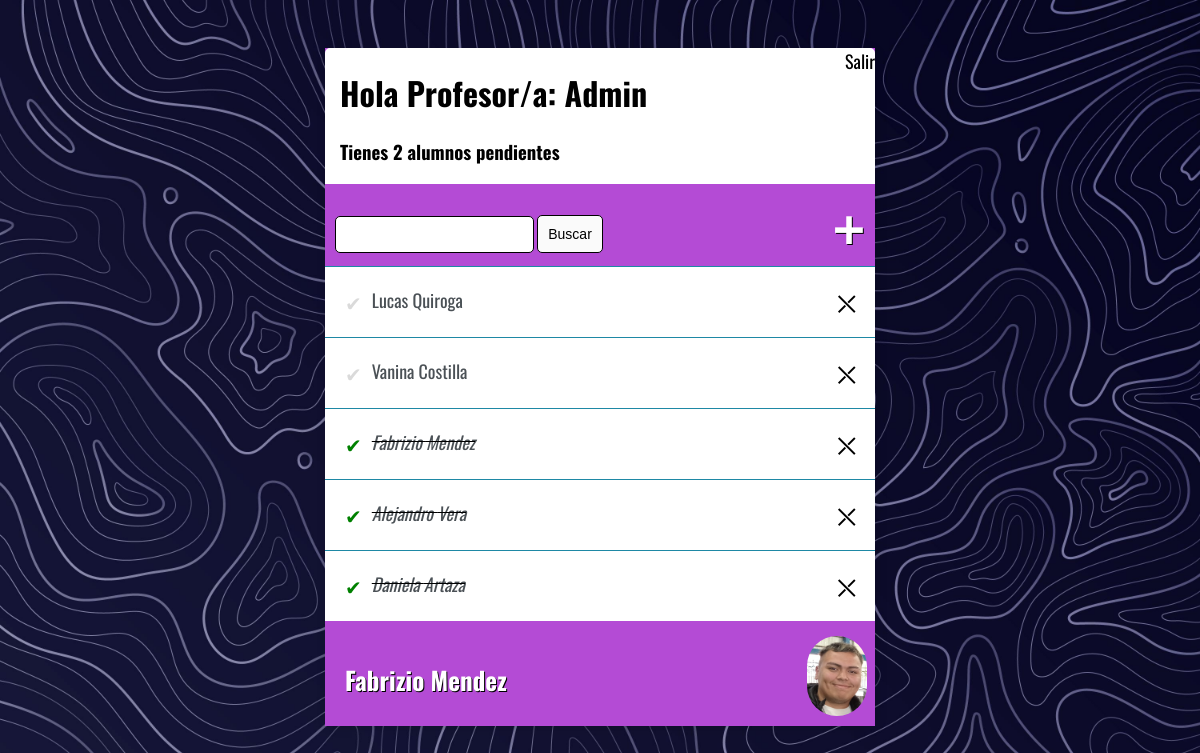
/ (signed in), run on the app's committed database.
### base/models.py (models this page shows, shortened)
class Alumno(models.Model):
    usuario =models.ForeignKey(User,
                                on_delete=models.CASCADE,
                                null= True,
                                blank=True)
    nombre =models.CharField(max_length=200)
    apellido =models.CharField(max_length=200)
    completo =models.BooleanField(default=False)
    creado =models.DateTimeField(auto_now_add=True)
    class Meta:
        ordering = ["completo"]

### base/views.py (the view)
# urls.py: urlpatterns=[path("",ListaAlumnos.as_view(), name="alumnos"),
class ListaAlumnos(LoginRequiredMixin,ListView):
    model= Alumno
    context_object_name = 'alumnos'
    def get_context_data(self, **kwargs):
        context=super().get_context_data(**kwargs)
        context['alumnos'] = context['alumnos'].filter(usuario=self.request.user)
        context['count'] = context['alumnos'].filter(completo=False).count()
        valor_buscado = self.request.GET.get('area-buscar') or ''
        if valor_buscado:
            context['alumnos'] = context['alumnos'].filter(nombre__icontains=valor_buscado)
        context['valor_buscado'] = valor_buscado
        return context

### base/templates/base/alumno_list.html
{% extends 'base/principal.html' %}
{% block content %}
{% load static %}
<div class="barra-superior">
    <div>
        <h1 style="color:black; margin-left: 15px;">Hola Profesor/a: {{request.user|title}}</h1>
        <h3 style="color:black; margin:1; margin-left: 15px;">Tienes {{count}} alumno{{count|pluralize}} pendiente{{count|pluralize}}</h3>
    </div>
    {% if request.user.is_authenticated %}
       <span><a style="color:black" href="{% url 'logout' %}">Salir</a></span>
    {% else %}
       <a href="{% url 'login' %}">Ingresar</a>
    {% endif %}
</div>
<div id="envoltorio-agregar-buscar">
    <form method="GET" style="margin-top: 18px; display; flex;">
      <input style="border:1px solid black" type="text" name="area-buscar" value="{{valor_buscado}}">
      <input class="boton" type="submit" value="Buscar">
    </form>
    <a id="enlace-agregar" href ="{% url 'crear-alumnos' %}">&#x1F7A5;</a>
</div>
<div class="envoltorio-items-alumno">
    {% for alumno in alumnos %}
    <div class="envoltorio-alumno">
        {% if alumno.completo %}
        <div class="nombre-alumno">
            <div class="icono-alumno-completa">&#x2714;</div>
            <i><s><a href="{% url 'editar-alumnos' alumno.id %}">{{alumno.nombre}} {{alumno.apellido}}</a></s></i>
        </div>
        <a class="enlace-eliminar" href="{% url 'eliminar-alumnos' alumno.id %}">&#x292C;</a>
        {% else %}
        <div class="nombre-alumno">
            <div class="icono-alumno-incompleta">&#x2714;</div>
            <a href="{% url 'editar-alumnos' alumno.id %}">{{alumno.nombre}} {{alumno.apellido}}</a>
        </div>
        <a class="enlace-eliminar" href="{% url 'eliminar-alumnos' alumno.id %}">&#x292C;</a>
        {% endif %}
    </div>
    {% empty%}
    <h3>No hay elementos en la lista</h3>
    {% endfor %}
</div>
<div class="pie">
     <h3 style="color:white;margin-left: 5px; text-shadow:1px 1px black">Fabrizio Mendez</h3>
    <span><a ><img src="{%static 'logo111.jpeg' %}"></a></span>
</div>
{% endblock content %}

### base/templates/base/principal.html (shortened to what this page needs)
<!DOCTYPE html>
<html lang="es">
<head>
    {% load static %}
</head>
<body>
    <div class="container">
        {% block content %}
        {% endblock content %}
    </div>
</body>
</html>

### data on the page
Alumno: nombre "Lucas", apellido "Quiroga"
Alumno: nombre "Vanina", apellido "Costilla"
Alumno: nombre "Fabrizio", apellido "Mendez"
Alumno: nombre "Alejandro", apellido "Vera"
Alumno: nombre "Daniela", apellido "Artaza"

### other printed values
{{ request.user|title }} "Admin"
{{ count }} "2"
